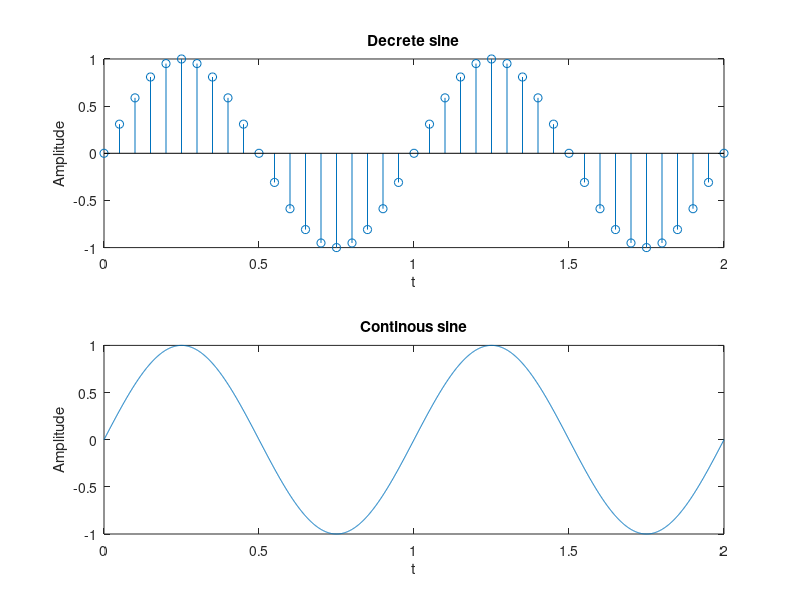

The MATLAB script that drew this image:
% Yeman Brhane HAGOs
% MAIA 
%LAB2
function []= Sin_Function()
Fs=20;
f=1;
N=2
T=1/f;
Ts=1/Fs;
n=0:Ts:N*T;
signal=sin(2*pi*f*n);
figure;
subplot(2,1,1);
stem(n,signal)
title('Decrete sine');
xlabel('t');
ylabel('Amplitude')
% continous
t=0:0.001:2*T;
y=sin(2*pi*f*t);
subplot(2,1,2);
plot(t,y);
title('Continous sine');
xlabel('t');
ylabel('Amplitude')
end